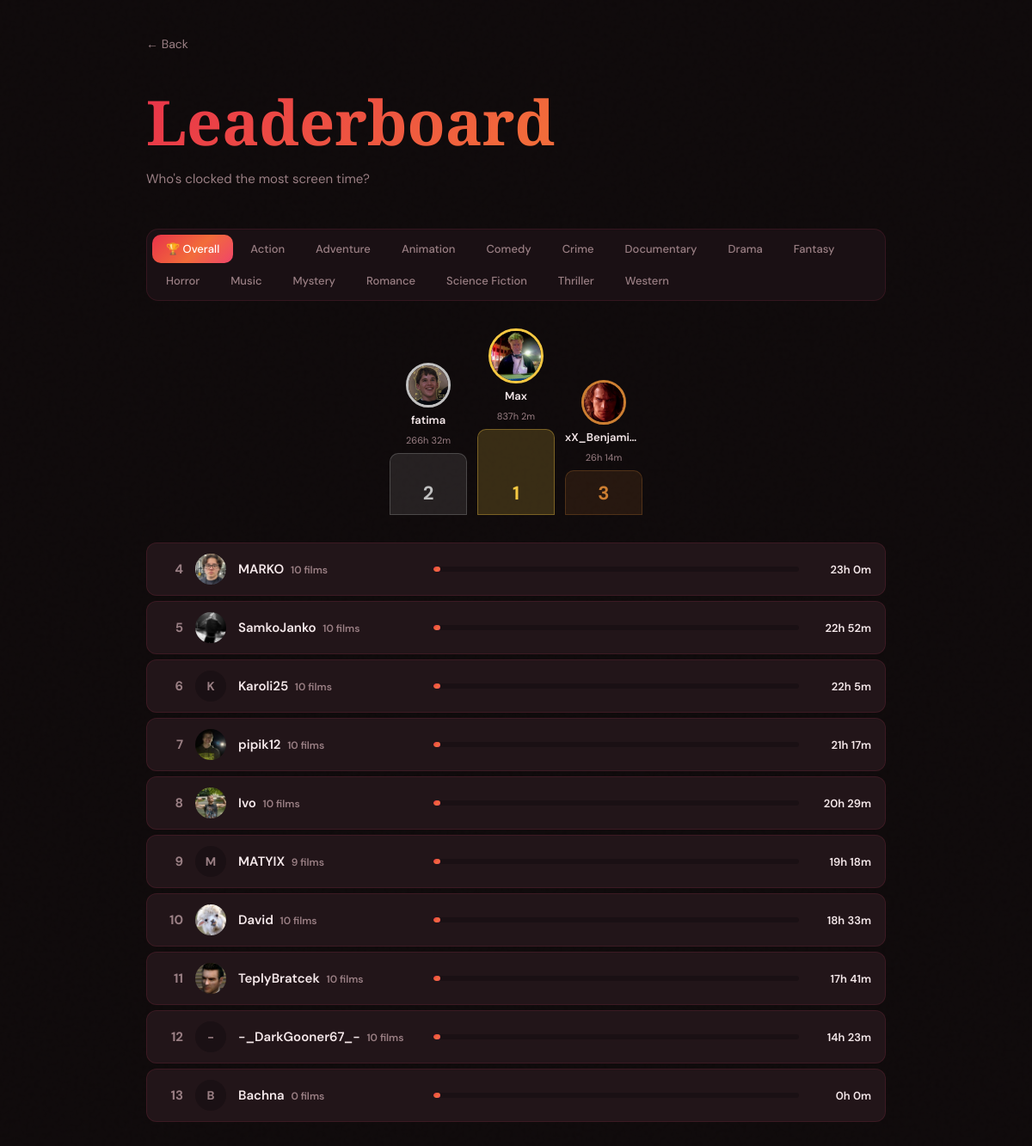
The app's page /leaderboard with its own data.
### main.py (models this page shows)
class User(db.Model):
    id = db.Column(db.Integer, primary_key=True)
    username = db.Column(db.String(100), unique=True, nullable=False)
    password = db.Column(db.String(200), nullable=False)
    bio = db.Column(db.String(300), nullable=True)
    avatar_path = db.Column(db.String(300), nullable=True)  # relative path under static/avatars/
    movies = db.relationship('Movie', backref='owner', lazy=True)

### main.py (the view)
@app.route("/leaderboard")
def leaderboard():
    from collections import defaultdict
    users = User.query.all()
    user_stats = []
    for u in users:
        diary_entries = Movie.query.filter_by(category='diary', user_id=u.id).all()
        total_minutes = 0
        genre_minutes = defaultdict(int)
        for entry in diary_entries:
            rt = entry.runtime or 0
            total_minutes += rt
            if entry.genres:
                for g in entry.genres.split(','):
                    g = g.strip()
                    if g:
                        genre_minutes[g] += rt
        user_stats.append({
            'username': u.username,
            'avatar': u.avatar_path.replace('avatars/', '', 1) if u.avatar_path else None,
            'total_minutes': total_minutes,
            'genre_minutes': dict(genre_minutes),
            'film_count': len(diary_entries),
        })
    overall = sorted(user_stats, key=lambda x: x['total_minutes'], reverse=True)
    genre_boards = {}
    for genre in GENRE_ORDER:
        ranked = [u for u in user_stats if u['genre_minutes'].get(genre, 0) > 0]
        ranked = sorted(ranked, key=lambda x: x['genre_minutes'].get(genre, 0), reverse=True)
        if ranked:
            genre_boards[genre] = ranked
    current_user = get_current_user()
    return render_template('leaderboard.html',
                           overall=overall,
                           genre_boards=genre_boards,
                           current_user=current_user)

### main.py (called while the page is built)
def get_current_user():
    if "user_id" in session:
        return User.query.get(session["user_id"])
    return None

### templates/leaderboard.html (shortened to what this page needs)
<!DOCTYPE html>
<html>
<head>
</head>
<body>
<div class="page-wrap">
  <a href="/" class="back-link">← Back</a>
  <h1>Leaderboard</h1>
  <p class="subtitle">Who's clocked the most screen time?</p>
  <nav class="tab-nav" id="tabNav">
    <button class="tab-btn active" data-panel="overall" onclick="switchTab('overall')">🏆 Overall</button>
    {% for genre in genre_boards.keys() %}
    <button class="tab-btn" data-panel="{{ genre }}" onclick="switchTab('{{ genre }}')">{{ genre }}</button>
    {% endfor %}
  </nav>
  <div class="board-panel visible" id="panel-overall">
    {% if overall %}
      {% set top3 = overall[:3] %}
      {% set rest = overall[3:] %}
      {% if top3|length >= 2 %}
      <div class="podium">
        {% for i, cls in [(1,'rank-2'),(0,'rank-1'),(2,'rank-3')] %}
          {% if top3|length > i %}
          {% set u = top3[i] %}
          <div class="podium-slot {{ cls }}">
            <a href="/user/{{ u.username }}" class="podium-profile-link">
            {% if u.avatar %}
              <img class="avatar" src="/static/avatars/{{ u.avatar }}" alt="{{ u.username }}">
            {% else %}
              <div class="avatar-placeholder">{{ u.username[0]|upper }}</div>
            {% endif %}
            <span class="podium-name">
              {{ u.username }}
            </span>
            </a>
            <span class="podium-time">{{ (u.total_minutes // 60) }}h {{ (u.total_minutes % 60) }}m</span>
            <div class="podium-block">{{ i + 1 }}</div>
          </div>
          {% endif %}
        {% endfor %}
      </div>
      {% endif %}
      {% if rest %}
      <div class="board-list">
        {% set max_mins = overall[0].total_minutes if overall[0].total_minutes > 0 else 1 %}
        {% for u in rest %}
        <a href="/user/{{ u.username }}" class="board-row-link">
        <div class="board-row {% if current_user and u.username == current_user.username %}is-me{% endif %}">
          <span class="rank-num">{{ loop.index + 3 }}</span>
          {% if u.avatar %}
            <img class="row-avatar" src="/static/avatars/{{ u.avatar }}" alt="{{ u.username }}">
          {% else %}
            <div class="row-avatar-placeholder">{{ u.username[0]|upper }}</div>
          {% endif %}
          <span class="row-name">
            {{ u.username }}
            <span class="row-films">{{ u.film_count }} film{{ 's' if u.film_count != 1 }}</span>
          </span>
          <div class="row-bar-wrap">
            <div class="row-bar" style="width: {{ [((u.total_minutes / max_mins) * 100)|int, 2]|max }}%"></div>
          </div>
          <span class="row-time">{{ (u.total_minutes // 60) }}h {{ (u.total_minutes % 60) }}m</span>
        </div>
        </a>
        {% endfor %}
      </div>
      {% endif %}
    {% else %}
      <div class="empty-state"><div class="icon">🎬</div>No films logged yet. Start watching!</div>
    {% endif %}
  </div>
</div>
</body>
</html>

### records on screen
User: username "fatima"
User: username "Max"
User: username "xX_Benjami…"
User: shows a picture, username "MARKO", film_count "10", film_count "s", {{ [((u.total_minutes / max_mins) * 100)|int, 2]|max }} 2 (drawn), total_minutes "23", total_minutes "0"
User: shows a picture, username "SamkoJanko", film_count "10", film_count "s", {{ [((u.total_minutes / max_mins) * 100)|int, 2]|max }} 2 (drawn), total_minutes "22", total_minutes "52"
User: username "K", username "Karoli25", film_count "10", film_count "s", {{ [((u.total_minutes / max_mins) * 100)|int, 2]|max }} 2 (drawn), total_minutes "22", total_minutes "5"
User: shows a picture, username "pipik12", film_count "10", film_count "s", {{ [((u.total_minutes / max_mins) * 100)|int, 2]|max }} 2 (drawn), total_minutes "21", total_minutes "17"
User: shows a picture, username "Ivo", film_count "10", film_count "s", {{ [((u.total_minutes / max_mins) * 100)|int, 2]|max }} 2 (drawn), total_minutes "20", total_minutes "29"
User: username "M", username "MATYIX", film_count "9", film_count "s", {{ [((u.total_minutes / max_mins) * 100)|int, 2]|max }} 2 (drawn), total_minutes "19", total_minutes "18"
User: shows a picture, username "David", film_count "10", film_count "s", {{ [((u.total_minutes / max_mins) * 100)|int, 2]|max }} 2 (drawn), total_minutes "18", total_minutes "33"
User: shows a picture, username "TeplyBratcek", film_count "10", film_count "s", {{ [((u.total_minutes / max_mins) * 100)|int, 2]|max }} 2 (drawn), total_minutes "17", total_minutes "41"
User: username "-", username "-_DarkGooner67_-", film_count "10", film_count "s", {{ [((u.total_minutes / max_mins) * 100)|int, 2]|max }} 2 (drawn), total_minutes "14", total_minutes "23"
User: username "B", username "Bachna", film_count "0", film_count "s", {{ [((u.total_minutes / max_mins) * 100)|int, 2]|max }} 2 (drawn), total_minutes "0"

### other values on screen
{{ genre }} "Action" "Adventure" "Animation" "Comedy" "Crime" "Documentary" "Drama" "Fantasy" "Horror" "Music" "Mystery" "Romance" "Science Fiction" "Thriller" "Western"
{{ (u.total_minutes // 60) }} "266" "837" "26"
{{ (u.total_minutes % 60) }} "32" "2" "14"
{{ i + 1 }} "2" "1" "3"
